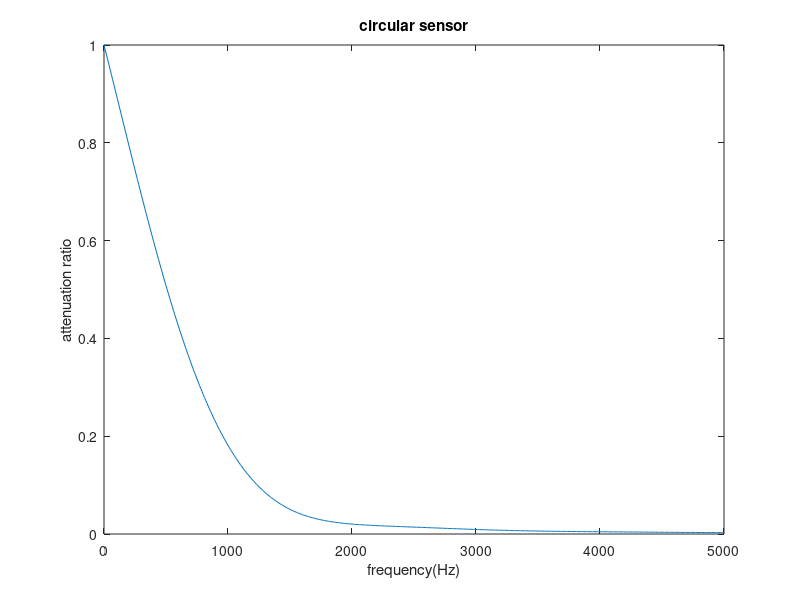
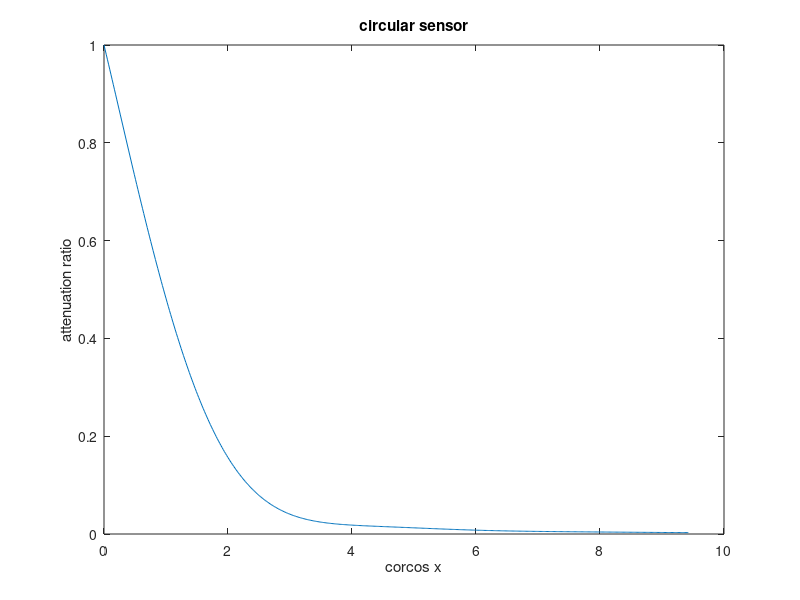

The MATLAB source for these figures, in order:
clear all;
close all;
clc;
alpha1 = 0.125;
alpha3 = 0.8;%smolyakow书里的参数
ufree = 10;
uc= 0.7.*ufree;
uc = 10;
f=0:10:5000;
R = 0.003;
f = 0;
f_range = 0:10:5000;
for f = 0:10:5000
    w = 2.*pi.*f.*2.*R./uc;
%     x = 2.*pi.*f.*R./uc;
    fun = @(x1,x3) 32./(pi.^2) .* exp(-alpha1.*w.*x1) .* cos(w.*x1) .* exp(-alpha3.*w.*x3) .* (acos((x1.^2+x3.^2).^(1./2)) - (x1.^2+x3.^2).^(1./2).*(1-(x1.^2+x3.^2)).^(1./2));
    x3max = @(x1) (1-x1.^2).^(1./2);
    q = integral2(fun,0,1,0,x3max);
    ratio(f/10+1) = q;
end
figure;
plot(f_range,ratio);
title('circular sensor')
xlabel('frequency(Hz)')
ylabel('attenuation ratio')
ylim([0,1])

corcos_x = 2 *pi .* f_range * R / uc;
figure;
plot(corcos_x,ratio);
title('circular sensor')
xlabel('corcos x')
ylabel('attenuation ratio')
ylim([0,1])
